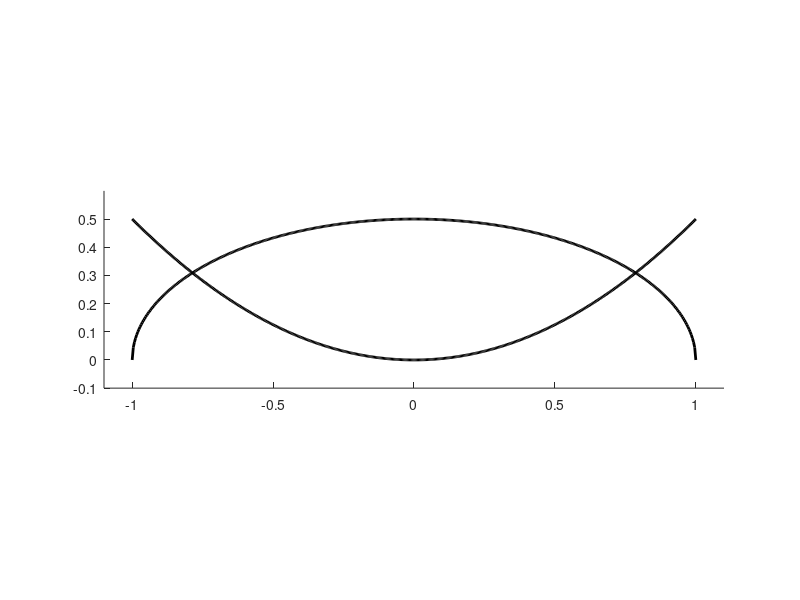

Reproduce this figure in MATLAB.
% Capacitate en Octave - 2019 - FCAI-UNCuyo
% https://introoctave.github.io/capacitoctave
% Jornadas de Investigación y Enseñanza de las Ciencias Experimentales (JEICE)
%
% Trabajo Practico 2

figure(1);clf %% le da un numero a la figura
hold on
ez1 = ezplot("sqrt(1-x^2)/2",[-1,1])  %% primera figura
ez2 = ezplot("x^2/2",[-1,1])          %% segunda figura
set(ez1,'color',[0 0 0],'linewidth',2)
set(ez2,'color',[0 0 0],'linewidth',2)  %% Ayuda: [R G B]
hold off
title(' ','fontsize',14)       
xlabel(' ','fontsize',14)
ylabel('  ','fontsize',14)
axis([-1.1,1.1,-0.1,0.6])
axis equal
